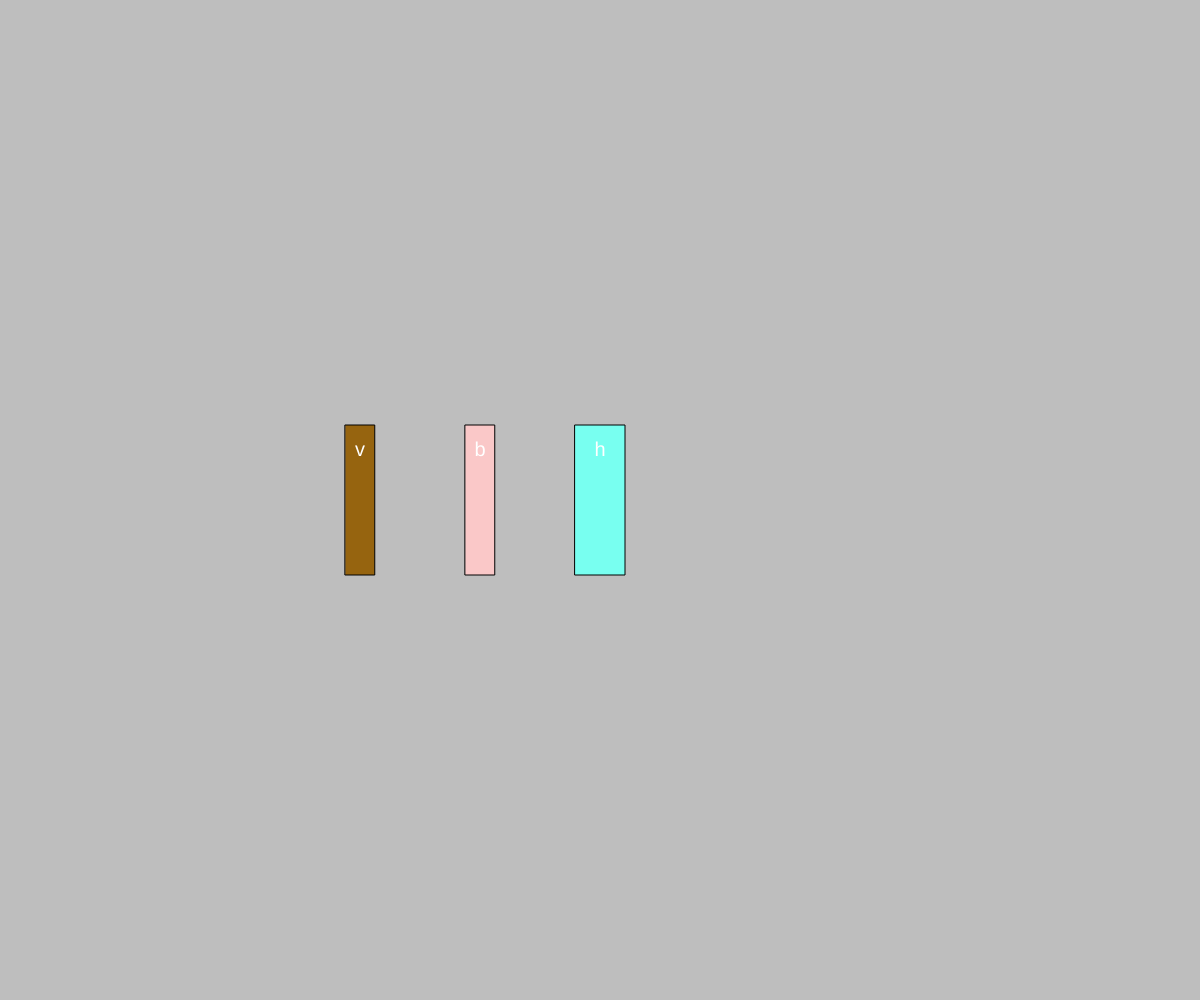
Frame 1 (no input)
Frame 60 (no input): identical to frame 1, image omitted
Frame 120 (the mouse pressed at the canvas centre since frame 60): identical to frame 1, image omitted

The p5.js sketch that drew this single still picture (run headless with seeded random() and noise() and a simulated clock; from frame 60 on, the mouse is pressed at the canvas centre):

// p5.js sketch
// ── sketch.js
// Intro to Objects
// Adeeb Rahman
// 10.10.2024
//
//with objects, you only need a template once to create as many things as you need, making the process easier.
//useful for making multiple items of the same type on screen, or as data

let myBook;

function setup() {
  createCanvas(windowWidth, windowHeight);
  myBook = new Book('very creative title', 'adeeb', 'leathercover', 295, 1111111111, width * 3 / 10);
  myBook2 = new Book('book 2', 'adeeb', 'softcover', 295, 1111111111, width * 4/ 10);
  myBook3 = new Book('hooray book 3', 'adeeb', 'hardcover', 500, 1111111111, width * 5/ 10);
}

function draw() {
  background(190);
  myBook.display();
  myBook2.display();
  myBook3.display();
}

class Book {
  //////////constructor/////////// (used to initialize class variables, rather than doing work)
  constructor(title, author, coverType, pages, isbn, xPos) {
    this.title = title;
    this.author = author;
    this.coverType = coverType;
    this.pages = pages;
    this.isbn = isbn;
    this.xPos = xPos;
  }
  /////////////class methods////////////////
  printSummary() { //function keyword isn't needed in a class
    //print out a nicely formatted description of object
    print(this.title + ', by ' + this.author);
    print('length: ' + this.pages + 'pages.');
    print('covertype: ' + this.isbn);
    print('ISBN: ' + this.isbn);
  }

  display() {
    //visualize the book based on properties
    //width depends on pages (1/10 scale) (500 pages = 50px wide)
    rectMode(CENTER); textAlign(CENTER, CENTER);
    switch (this.coverType) {
      case 'softcover':
        fill(250, 200, 200); break;
      case 'hardcover':
        fill(120, 255, 240); break;
      case 'leathercover':
        fill(150, 100, 15); break;
    }
    rect(this.xPos, height / 2, this.pages / 10, 150);
    textSize(20); fill(255);
    text(this.title[0], this.xPos, height / 2 - 50);
  }
}
